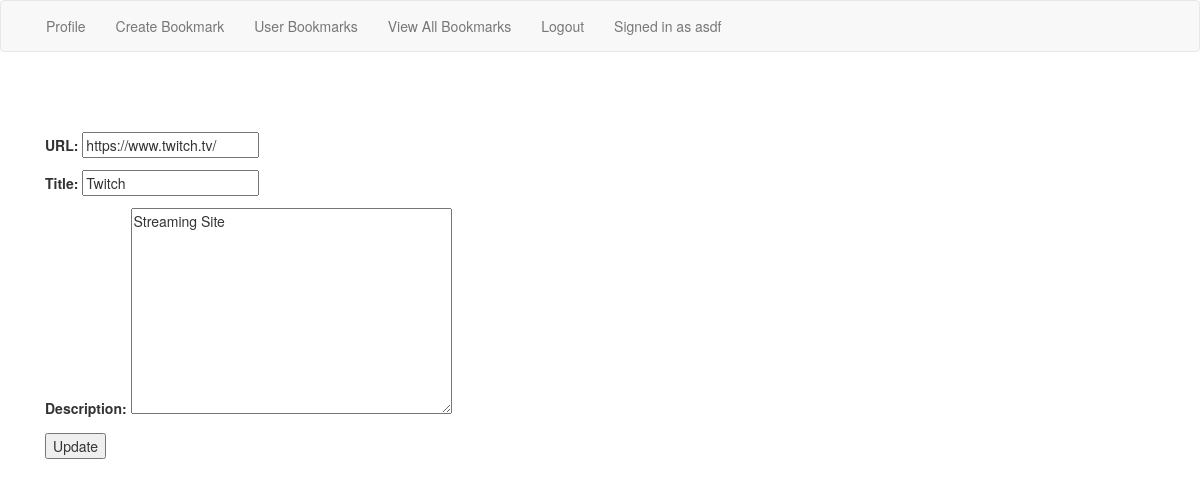
Screenshot of /update_bookmark/3 (signed in) with the database file from the repository.
### url_app/models.py (models this page shows, shortened)
class Bookmark(models.Model):
    URL = models.URLField(max_length=300)
    title = models.CharField(max_length=30)
    description = models.TextField()
    user = models.ForeignKey(User)
    hash_id = models.CharField(max_length=10)
    created = models.DateTimeField(auto_now_add=True)
    clicked = models.IntegerField(default=0)
    class Meta:
        ordering = ['-created']

### url_app/views.py (the view, shortened to what this page needs)
# urls.py: url(r'^update_bookmark/(?P<pk>\d+)$', UpdateBookmarkView.as_view(), name="update_bookmark_view"),
class UpdateBookmarkView(UpdateView):
    model = Bookmark
    fields = ["URL", "title", "description"]
    template_name = 'url_app/bookmark_update_form.html'
    success_url = "/accounts/b"

### templates/url_app/bookmark_update_form.html (shortened to what this page needs)
{% extends "base.html" %}
{% block content %}
<div class="container">
<form action="" method="post">
    {{ form.as_p }}
    <input type="submit" value="Update">
</form>
</div>
{% endblock %}

### templates/base.html (shortened to what this page needs)
{% load staticfiles %}
<!DOCTYPE html>
<html lang="en">
<head>
    <link href="https://maxcdn.bootstrapcdn.com/bootstrap/3.3.6/css/bootstrap.min.css" rel="stylesheet">
    <link rel="stylesheet" href="{% static "main.css" %}">
</head>
<body>
{% if request.user.is_authenticated %}
<nav class="navbar navbar-default">
  <div class="container-fluid">
    <div class="navbar-header">
      <a class="navbar-brand" href="#"></a>
    </div>
  <div class="collapse navbar-collapse" id="bs-example-navbar-collapse-1">
      <ul class="nav navbar-nav">
        <li><a href="{% url 'profile_view' %}">Profile <span class="sr-only">(current)</span></a></li>
        <li><a href="{% url 'create_bookmark_view' %}">Create Bookmark</a></li>
        <li><a href="{% url 'bookmark_view' %}">User Bookmarks</a></li>
        <li><a href="{% url 'all_bookmarks_view' %}">View All Bookmarks</a></li>
        <li><a href="{% url 'logout_view' %}">Logout</a></li>
        <p class="navbar-text">Signed in as <a href="#" class="navbar-link">{{ request.user }}</a></p>
</nav>
    {% endif %}
<br>
<br>
<br>
    <div class="container">
    {% block content %}
    {% endblock %}
</div>
</body>
</html>

### rows the page displays
Bookmark: URL "https://www.twitch.tv/", title "Twitch", description "Streaming Site"

### other values shown
{{ request.user }} "asdf"
